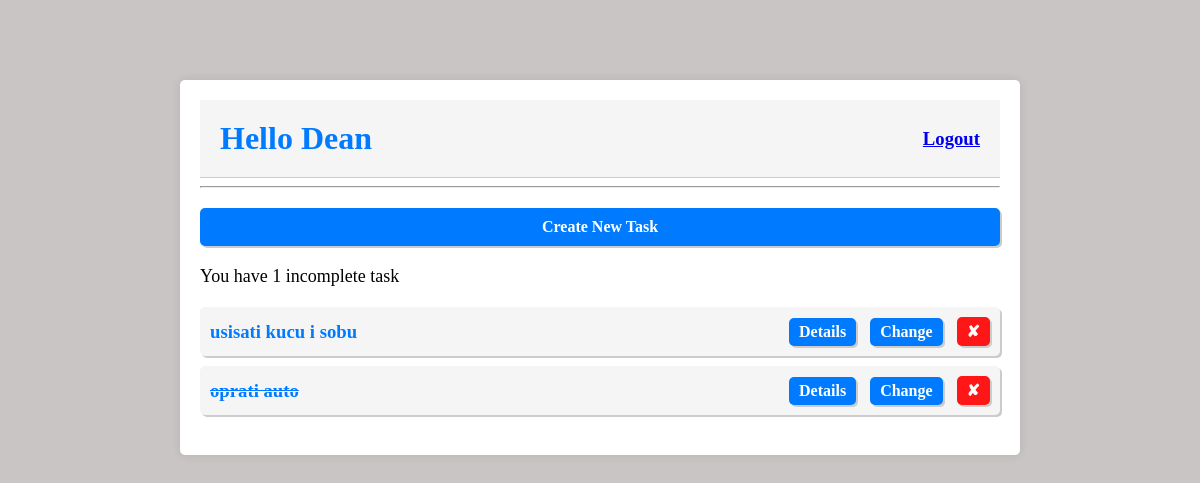
Page / (signed in) on the earlier database version.
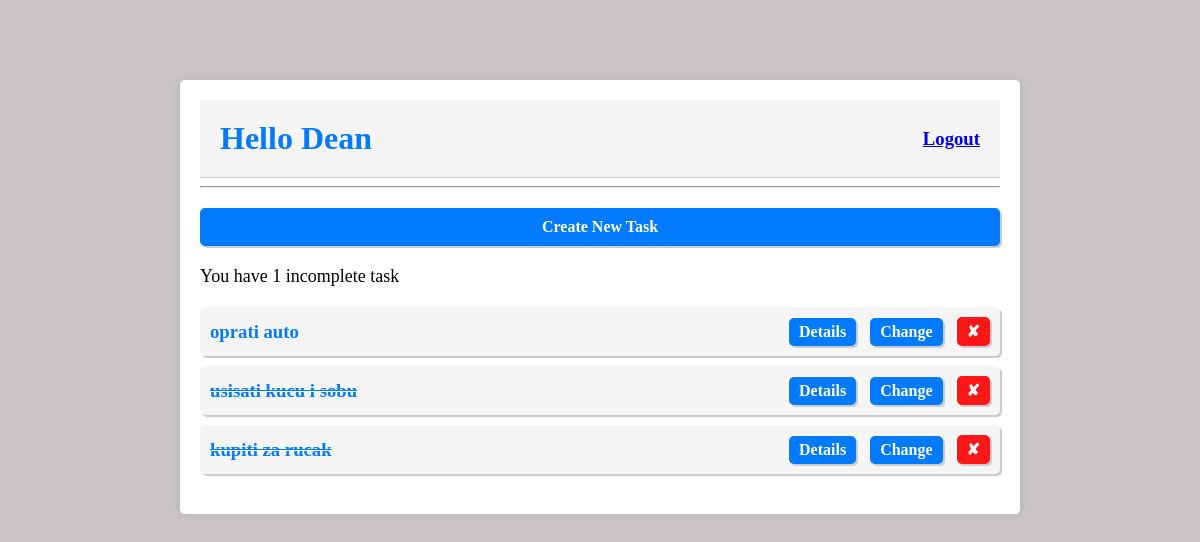
Same page on the later database version.
### core/models.py (models this page shows, shortened)
class Errand(models.Model):
    created_by = models.ForeignKey(User, on_delete=models.CASCADE, null=True, blank=True)
    title = models.CharField(max_length=250)
    completed = models.BooleanField(default=False)
    created_time = models.DateTimeField(auto_now_add=True)
    class Meta:
        ordering = ['completed']

### core/views.py (the view)
# urls.py: path('', views.errand_list, name="errands"),
@login_required
def errand_list(request):
    if request.method == "GET":
        errands = Errand.objects.filter(created_by=request.user)  # filtriramo po polju unutar baze podataka i ispisujemo samo taskove koje je autentificirana osoba kreirala
        incompleted_tasks = len(errands.filter(completed=False))  # broj ne dovrsenih taskova koje ispisujemo na errand_list.html
        return render(request, 'core/errand_list.html', {
            'errands': errands,
            'incompleted_tasks': incompleted_tasks,
        })

### core/templates/core/errand_list.html
{% extends 'core/main.html' %}
{% block content %}
<div class="header">
    <h2 class="greetings">Hello {{user}}</h2>
    <h3><a href="{% url 'logout' %}">Logout</a></h3>
</div>
<hr>
<a class="create-task" href="{% url 'create' %}">Create New Task</a>
<p>You have {{incompleted_tasks}} incomplete task{{ incompleted_tasks|pluralize:'s' }}</p>
<div class="tasks-table">
    {% for task in errands %}
        {% if task.completed %}
            <div class="task">
                <h3 class="task-title"><s>{{task.title}}</s></h3>
                <div class="link-buttons">
                    <a class="detail-task" href="{% url 'detail' task.id %}">Details</a>
                    <a class="update-task" href="{% url 'update' task.id %}">Change</a>
                    <a class="delete-task" href="{% url 'delete' task.id %}" style="background-color: rgb(255, 22, 22);">&#10008;</a>
                </div>
            </div>
        {% else %}
            <div class="task">
                <h3 class="task-title">{{task.title}}</h3>
                <div class="link-buttons">
                    <a class="detail-task" href="{% url 'detail' task.id %}">Details</a>
                    <a class="update-task" href="{% url 'update' task.id %}">Change</a>
                    <a class="delete-task" href="{% url 'delete' task.id %}" style="background-color: rgb(255, 22, 22);">&#10008;</a>
                </div>
            </div>
        {% endif %}
    {% empty %}
        <h3>No items in list</h3>
    {% endfor %}
</div>
{% endblock %}

### core/templates/core/main.html (shortened to what this page needs)
<!DOCTYPE html>
<html>
<head>
</head>
<body>
    <div class="container">
        {% block content %}
        {% endblock %}
    </div>
</body>
</html>

### core/templates/core/main.html (style rules this page uses)
body { background-color: rgb(202, 197, 197); }
.container { max-width: 800px; margin: 5rem auto; padding: 20px; background-color: #fff; border-radius: 5px; box-shadow: 0 0 10px rgba(0, 0, 0, 0.1); }
.header { display: flex; justify-content: space-between; align-items: center; padding: 20px; background-color: #f5f5f5; border-bottom: 1px solid #ccc; }
.greetings { font-size: 32px; font-weight: bold; margin: 0; color: #007bff; text-shadow: 1px 1px #f5f5f5; text-transform: capitalize; }
h3 { margin: 0; }
.create-task { display: block; margin: 20px 0; padding: 10px; background-color: #007bff; color: white; border-radius: 5px; text-align: center; text-decoration: none; font-weight: bold; box-shadow: 2px 2px #ccc; transition: all 0.3s ease; }
p { margin: 20px 0; font-size: 18px; }
.tasks-table { margin: 20px 0; }
.task { display: flex; justify-content: space-between; align-items: center; margin-bottom: 10px; padding: 10px; background-color: #f5f5f5; border-radius: 5px; box-shadow: 2px 2px #ccc; transition: all 0.3s ease; }
.task-title { margin: 0; color: #007bff; text-shadow: 1px 1px #f5f5f5; }
.link-buttons a { display: inline-block; margin-left: 10px; padding: 5px 10px; background-color: #007bff; color: white; border-radius: 5px; text-decoration: none; font-weight: bold; box-shadow: 2px 2px #ccc; transition: all 0.3s ease; }
p { margin-bottom: 10px; font-size: 18px; }

Differences in the rows shown:
changed Errand "oprati auto": completed True → False (drawn); moves up the list
changed Errand "usisati kucu i sobu": completed False → True (drawn)
added Errand: title "kupiti za rucak"
